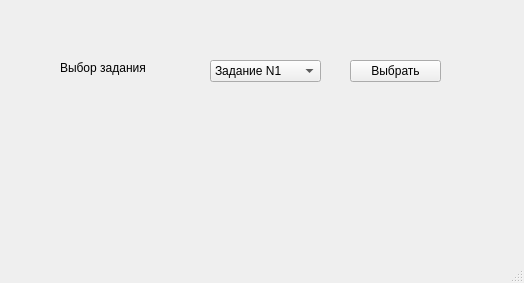
<?xml version="1.0" encoding="UTF-8"?>
<ui version="4.0">
 <class>MainWindow</class>
 <widget class="QMainWindow" name="MainWindow">
  <property name="geometry">
   <rect>
    <x>0</x>
    <y>0</y>
    <width>524</width>
    <height>283</height>
   </rect>
  </property>
  <property name="windowTitle">
   <string>MainWindow</string>
  </property>
  <widget class="QWidget" name="centralwidget">
   <widget class="QLabel" name="label">
    <property name="geometry">
     <rect>
      <x>60</x>
      <y>60</y>
      <width>111</width>
      <height>16</height>
     </rect>
    </property>
    <property name="text">
     <string>Выбор задания</string>
    </property>
   </widget>
   <widget class="QComboBox" name="comboBox">
    <property name="geometry">
     <rect>
      <x>210</x>
      <y>60</y>
      <width>111</width>
      <height>22</height>
     </rect>
    </property>
    <item>
     <property name="text">
      <string>Задание N1</string>
     </property>
    </item>
   </widget>
   <widget class="QPushButton" name="pushButton">
    <property name="geometry">
     <rect>
      <x>350</x>
      <y>60</y>
      <width>91</width>
      <height>22</height>
     </rect>
    </property>
    <property name="text">
     <string>Выбрать</string>
    </property>
   </widget>
  </widget>
  <widget class="QMenuBar" name="menubar">
   <property name="geometry">
    <rect>
     <x>0</x>
     <y>0</y>
     <width>524</width>
     <height>19</height>
    </rect>
   </property>
  </widget>
  <widget class="QStatusBar" name="statusbar"/>
 </widget>
 <resources/>
 <connections/>
</ui>
